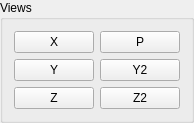
         <widget class="QGroupBox" name="groupBox_14">
          <property name="sizePolicy">
           <sizepolicy hsizetype="Minimum" vsizetype="Preferred">
            <horstretch>0</horstretch>
            <verstretch>0</verstretch>
           </sizepolicy>
          </property>
          <property name="maximumSize">
           <size>
            <width>150</width>
            <height>16777215</height>
           </size>
          </property>
          <property name="title">
           <string>Views</string>
          </property>
          <layout class="QGridLayout" name="gridLayout_22">
           <item row="3" column="1">
            <widget class="QPushButton" name="view_z2_pb">
             <property name="text">
              <string>Z2</string>
             </property>
            </widget>
           </item>
           <item row="2" column="1">
            <widget class="QPushButton" name="view_y2_pb">
             <property name="text">
              <string>Y2</string>
             </property>
            </widget>
           </item>
           <item row="3" column="0">
            <widget class="QPushButton" name="view_z_pb">
             <property name="text">
              <string>Z</string>
             </property>
            </widget>
           </item>
           <item row="2" column="0">
            <widget class="QPushButton" name="view_y_pb">
             <property name="text">
              <string>Y</string>
             </property>
            </widget>
           </item>
           <item row="1" column="0">
            <widget class="QPushButton" name="view_x_pb">
             <property name="text">
              <string>X</string>
             </property>
            </widget>
           </item>
           <item row="1" column="1">
            <widget class="QPushButton" name="view_p_pb">
             <property name="text">
              <string>P</string>
             </property>
            </widget>
           </item>
          </layout>
         </widget>
